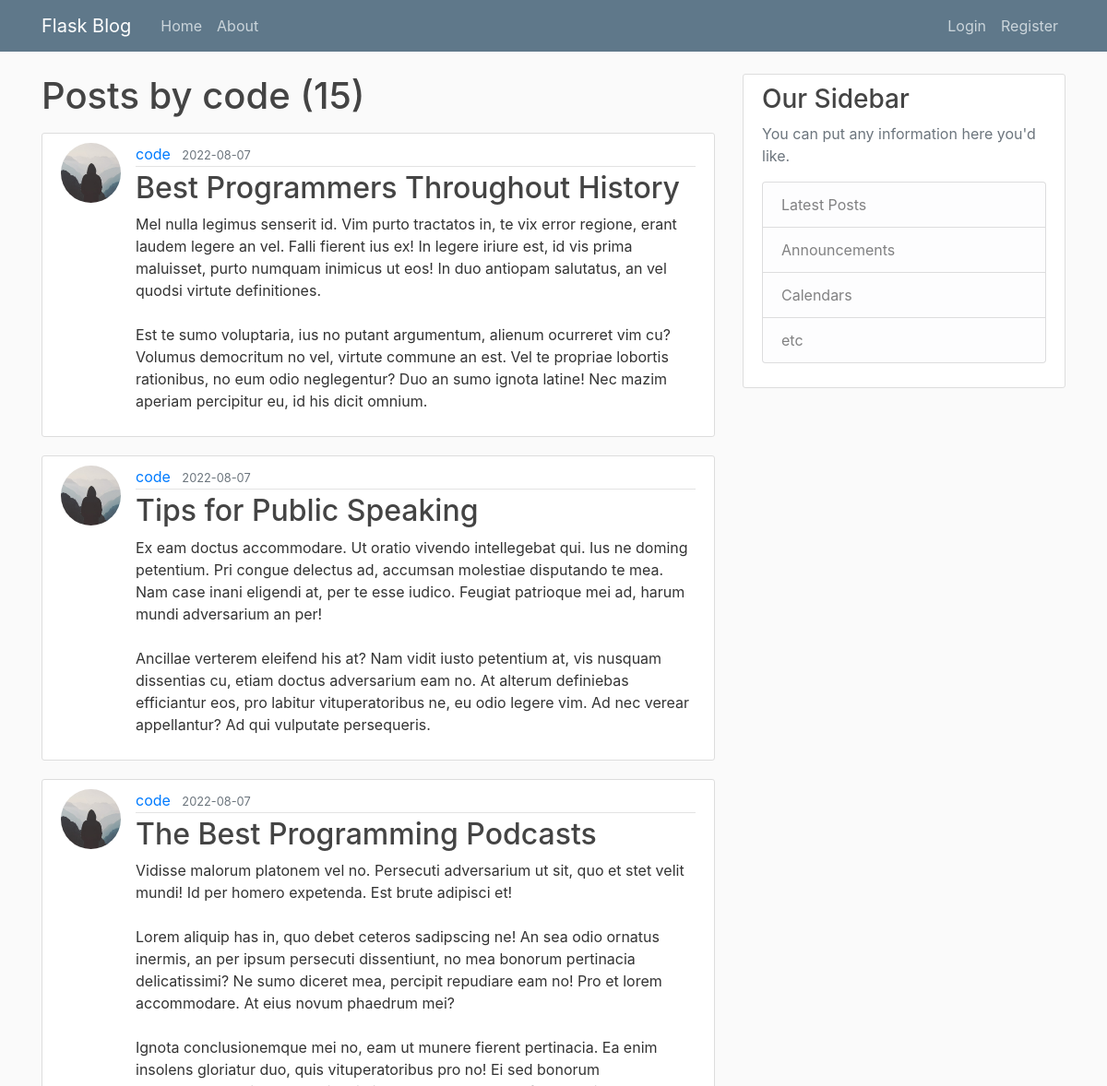
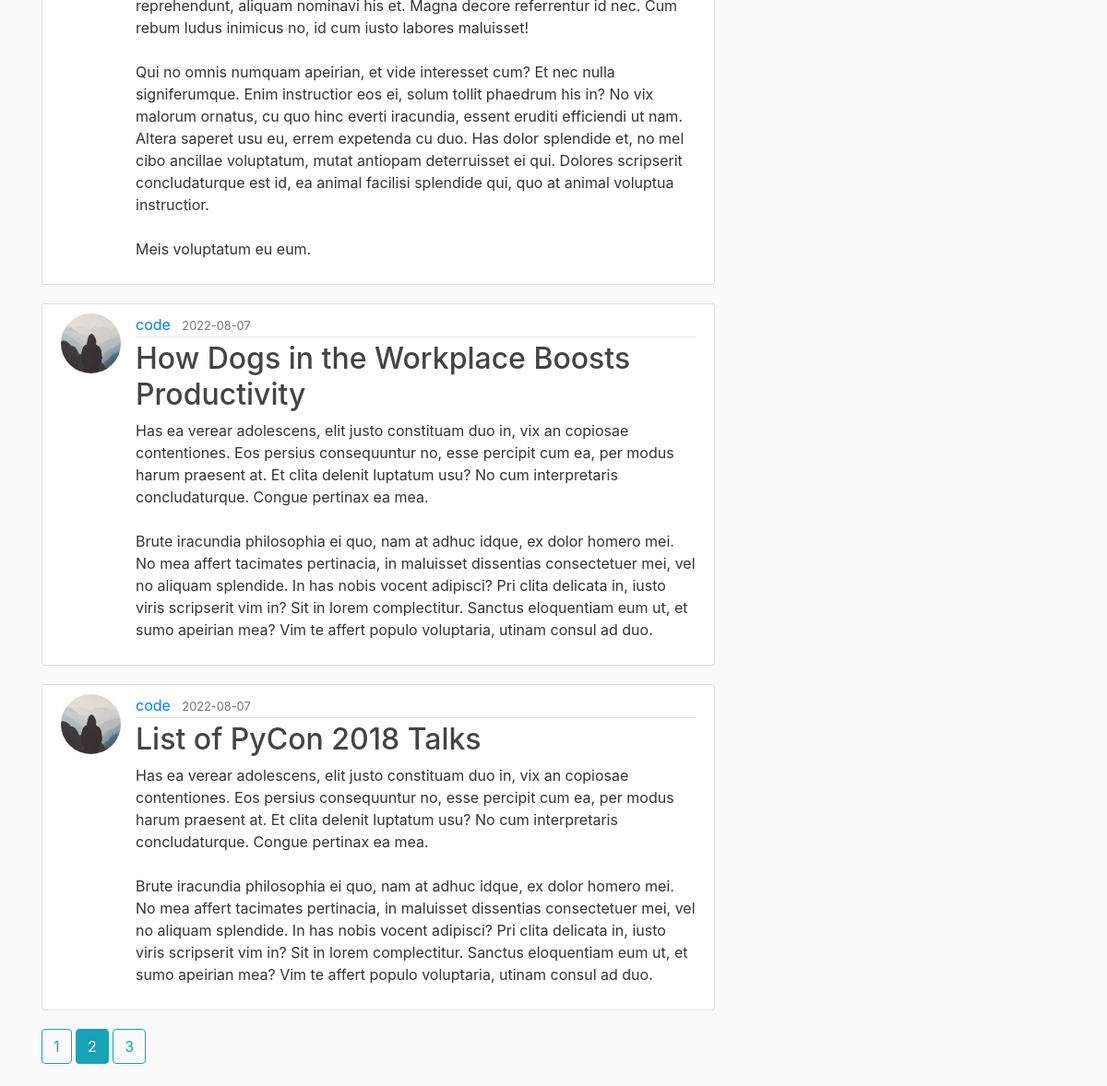
The page /user/code?page=2 on the database its author committed (2 pictures, top to bottom).
### flaskblog/models.py (models this page shows, shortened)
class User(db.Model, UserMixin):
    id = db.Column(db.Integer, primary_key=True)
    username = db.Column(db.String(20), unique=True, nullable=False)
    email = db.Column(db.String(120), unique=True, nullable=False)
    image_file = db.Column(
        db.String(20), nullable=False, default='default.jpg')
    password = db.Column(db.String(60), nullable=False)
    posts = db.relationship('Post', backref='author', lazy=True)

class Post(db.Model):
    id = db.Column(db.Integer, primary_key=True)
    title = db.Column(db.String(100), nullable=False)
    date_posted = db.Column(
        db.DateTime, nullable=False, default=datetime.utcnow)
    content = db.Column(db.Text, nullable=False)
    user_id = db.Column(db.Integer, db.ForeignKey('user.id'), nullable=False)

### flaskblog/routes.py (the view)
@app.route('/user/<string:username>')
def user_posts(username):
    page = request.args.get('page', 1, type=int)
    user = User.query.filter_by(username=username).first_or_404()
    posts = Post.query.filter_by(author=user)\
        .order_by(Post.date_posted.desc())\
        .paginate(page=page, per_page=5)
    return render_template('user_posts.html', posts=posts, user=user)

### flaskblog/templates/user_posts.html
{% extends "base.html" %}
{% block content %}
<h1 class="mb-3">Posts by {{ user.username }} ({{ posts.total }})</h1>
{% for post in posts.items %}
<article class="media content-section">
    <img src="{{ url_for('static', filename='profile_pics/' + post.author.image_file) }}" alt="Picture" class="rounded-circle article-img">
    <div class="media-body">
        <div class="article-metadata">
            <a class="mr-2" href="{{ url_for('user_posts', username=post.author.username) }}">{{ post.author.username }}</a>
            <small class="text-muted">{{ post.date_posted.strftime('%Y-%m-%d') }}</small>
        </div>
        <h2><a class="article-title" href="{{ url_for('post', post_id=post.id) }}">{{ post.title }}</a></h2>
        <p class="article-content">{{ post.content }}</p>
    </div>
</article>
{% endfor %}
{% for page_num in posts.iter_pages(left_edge=1, right_edge=1, left_current=1, right_current=2) %}
    {% if page_num %}
        {% if posts.page == page_num %}
            <a class="btn btn-info mb-4" href="{{ url_for('user_posts', username=user.username, page=page_num) }}">{{ page_num }}</a>
        {% else %}
            <a class="btn btn-outline-info mb-4" href="{{ url_for('user_posts', username=user.username, page=page_num) }}">{{ page_num }}</a>
        {% endif %}
    {% else %}
    ...
    {% endif %}
{% endfor %}
{% endblock %}

### flaskblog/static/main.css (style rules this page uses)
body { background: #fafafa; color: #333333; margin-top: 5rem; }
h1, h2, h3, h4, h5, h6 { color: #444444; }
.content-section { background: #ffffff; padding: 10px 20px; border: 1px solid #dddddd; border-radius: 3px; margin-bottom: 20px; }
.article-title { color: #444444; }
.article-content { white-space: pre-line; }
.article-img { height: 65px; width: 65px; margin-right: 16px; }
.article-metadata { padding-bottom: 1px; margin-bottom: 4px; border-bottom: 1px solid #e3e3e3 }

### rows shown on the page
User: username "code"
Post: image_file (placeholder picture), author.username "code", date_posted "2022-08-07", title "Best Programmers Throughout History", content "Mel nulla legimus senserit id. Vim purto tractatos in, te vix error regione, erant laudem legere an vel. Falli fierent ius ex! In legere iriure est, id vis prima maluisset, purto numquam inimicus ut eos! In duo antiopam salutatus, an vel quodsi virtute definitiones. Est te sumo voluptaria, ius no putant argumentum, alienum ocurreret vim cu? Volumus democritum no vel, virtute commune an est. Vel te propriae lobortis rationibus, no eum odio neglegentur? Duo an sumo ignota latine! Nec mazim aperiam percipitur eu, id his dicit omnium."
Post: image_file (placeholder picture), author.username "code", date_posted "2022-08-07", title "Tips for Public Speaking", content "Ex eam doctus accommodare. Ut oratio vivendo intellegebat qui. Ius ne doming petentium. Pri congue delectus ad, accumsan molestiae disputando te mea. Nam case inani eligendi at, per te esse iudico. Feugiat patrioque mei ad, harum mundi adversarium an per! Ancillae verterem eleifend his at? Nam vidit iusto petentium at, vis nusquam dissentias cu, etiam doctus adversarium eam no. At alterum definiebas efficiantur eos, pro labitur vituperatoribus ne, eu odio legere vim. Ad nec verear appellantur? Ad qui vulputate persequeris."
Post: image_file (placeholder picture), author.username "code", date_posted "2022-08-07", title "The Best Programming Podcasts", content "Vidisse malorum platonem vel no. Persecuti adversarium ut sit, quo et stet velit mundi! Id per homero expetenda. Est brute adipisci et! Lorem aliquip has in, quo debet ceteros sadipscing ne! An sea odio ornatus inermis, an per ipsum persecuti dissentiunt, no mea bonorum pertinacia delicatissimi? Ne sumo diceret mea, percipit repudiare eam no! Pro et lorem accommodare. At eius novum phaedrum mei? Ignota conclusionemque mei no, eam ut munere fierent pertinacia. Ea enim insolens gloriatur duo, quis vituperatoribus pro no! Ei sed bonorum reprehendunt, aliquam nominavi his et. Magna decore referrentur id nec. Cum rebum ludus inimicus no, id cum iusto labores maluisset! Qui no omnis numquam…"
Post: image_file (placeholder picture), author.username "code", date_posted "2022-08-07", title "How Dogs in the Workplace Boosts Productivity", content "Has ea verear adolescens, elit justo constituam duo in, vix an copiosae contentiones. Eos persius consequuntur no, esse percipit cum ea, per modus harum praesent at. Et clita delenit luptatum usu? No cum interpretaris concludaturque. Congue pertinax ea mea. Brute iracundia philosophia ei quo, nam at adhuc idque, ex dolor homero mei. No mea affert tacimates pertinacia, in maluisset dissentias consectetuer mei, vel no aliquam splendide. In has nobis vocent adipisci? Pri clita delicata in, iusto viris scripserit vim in? Sit in lorem complectitur. Sanctus eloquentiam eum ut, et sumo apeirian mea? Vim te affert populo voluptaria, utinam consul ad duo."
Post: image_file (placeholder picture), author.username "code", date_posted "2022-08-07", title "List of PyCon 2018 Talks", content "Has ea verear adolescens, elit justo constituam duo in, vix an copiosae contentiones. Eos persius consequuntur no, esse percipit cum ea, per modus harum praesent at. Et clita delenit luptatum usu? No cum interpretaris concludaturque. Congue pertinax ea mea. Brute iracundia philosophia ei quo, nam at adhuc idque, ex dolor homero mei. No mea affert tacimates pertinacia, in maluisset dissentias consectetuer mei, vel no aliquam splendide. In has nobis vocent adipisci? Pri clita delicata in, iusto viris scripserit vim in? Sit in lorem complectitur. Sanctus eloquentiam eum ut, et sumo apeirian mea? Vim te affert populo voluptaria, utinam consul ad duo."

### other values the page prints
{{ posts.total }} "15"
{{ page_num }} "1" "3"
{{ page_num }} "2"
